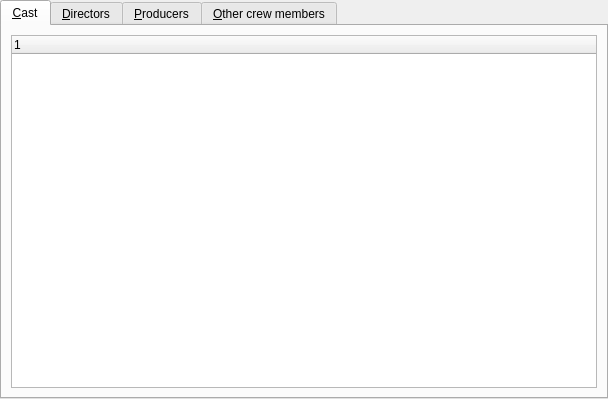
<ui version="4.0" >
 <class>MvdCrewPage</class>
 <widget class="QWidget" name="MvdCrewPage" >
  <property name="geometry" >
   <rect>
    <x>0</x>
    <y>0</y>
    <width>608</width>
    <height>399</height>
   </rect>
  </property>
  <property name="windowTitle" >
   <string>Crew</string>
  </property>
  <layout class="QGridLayout" >
   <property name="margin" >
    <number>0</number>
   </property>
   <property name="spacing" >
    <number>6</number>
   </property>
   <item row="0" column="0" >
    <widget class="QTabWidget" name="container" >
     <property name="tabShape" >
      <enum>QTabWidget::Rounded</enum>
     </property>
     <property name="currentIndex" >
      <number>0</number>
     </property>
     <widget class="QWidget" name="castTab" >
      <attribute name="title" >
       <string>&amp;Cast</string>
      </attribute>
      <layout class="QGridLayout" >
       <property name="margin" >
        <number>9</number>
       </property>
       <property name="spacing" >
        <number>6</number>
       </property>
       <item row="0" column="0" >
        <widget class="MvdSDTreeWidget" name="cast" >
         <property name="sizePolicy" >
          <sizepolicy>
           <hsizetype>13</hsizetype>
           <vsizetype>13</vsizetype>
           <horstretch>0</horstretch>
           <verstretch>0</verstretch>
          </sizepolicy>
         </property>
        </widget>
       </item>
      </layout>
     </widget>
     <widget class="QWidget" name="directorsTab" >
      <attribute name="title" >
       <string>&amp;Directors</string>
      </attribute>
      <layout class="QGridLayout" >
       <property name="margin" >
        <number>9</number>
       </property>
       <property name="spacing" >
        <number>6</number>
       </property>
       <item row="0" column="0" >
        <widget class="MvdSDTreeWidget" name="directors" >
         <property name="sizePolicy" >
          <sizepolicy>
           <hsizetype>13</hsizetype>
           <vsizetype>13</vsizetype>
           <horstretch>0</horstretch>
           <verstretch>0</verstretch>
          </sizepolicy>
         </property>
        </widget>
       </item>
      </layout>
     </widget>
     <widget class="QWidget" name="producersTab" >
      <attribute name="title" >
       <string>&amp;Producers</string>
      </attribute>
      <layout class="QGridLayout" >
       <property name="margin" >
        <number>9</number>
       </property>
       <property name="spacing" >
        <number>6</number>
       </property>
       <item row="0" column="0" >
        <widget class="MvdSDTreeWidget" name="producers" >
         <property name="sizePolicy" >
          <sizepolicy>
           <hsizetype>13</hsizetype>
           <vsizetype>13</vsizetype>
           <horstretch>0</horstretch>
           <verstretch>0</verstretch>
          </sizepolicy>
         </property>
        </widget>
       </item>
      </layout>
     </widget>
     <widget class="QWidget" name="crewTab" >
      <attribute name="title" >
       <string>&amp;Other crew members</string>
      </attribute>
      <layout class="QGridLayout" >
       <property name="margin" >
        <number>9</number>
       </property>
       <property name="spacing" >
        <number>6</number>
       </property>
       <item row="0" column="0" >
        <widget class="MvdSDTreeWidget" name="crew" >
         <property name="sizePolicy" >
          <sizepolicy>
           <hsizetype>13</hsizetype>
           <vsizetype>13</vsizetype>
           <horstretch>0</horstretch>
           <verstretch>0</verstretch>
          </sizepolicy>
         </property>
        </widget>
       </item>
      </layout>
     </widget>
    </widget>
   </item>
  </layout>
 </widget>
 <customwidgets>
  <customwidget>
   <class>MvdSDTreeWidget</class>
   <extends>QTreeWidget</extends>
   <header>sdtreewidget.h</header>
  </customwidget>
 </customwidgets>
 <tabstops>
  <tabstop>directorsTab</tabstop>
  <tabstop>producersTab</tabstop>
  <tabstop>crewTab</tabstop>
 </tabstops>
 <resources/>
 <connections/>
</ui>
